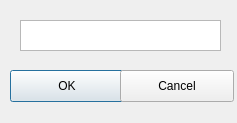
<?xml version="1.0" encoding="UTF-8"?>
<ui version="4.0">
 <class>ConfigureCet</class>
 <widget class="QDialog" name="ConfigureCet">
  <property name="geometry">
   <rect>
    <x>0</x>
    <y>0</y>
    <width>237</width>
    <height>123</height>
   </rect>
  </property>
  <property name="windowTitle">
   <string>Dialog</string>
  </property>
  <widget class="QPlainTextEdit" name="plainTextEdit">
   <property name="geometry">
    <rect>
     <x>20</x>
     <y>20</y>
     <width>201</width>
     <height>31</height>
    </rect>
   </property>
  </widget>
  <widget class="QPushButton" name="pushButton">
   <property name="geometry">
    <rect>
     <x>10</x>
     <y>70</y>
     <width>114</width>
     <height>32</height>
    </rect>
   </property>
   <property name="text">
    <string>OK</string>
   </property>
  </widget>
  <widget class="QPushButton" name="pushButton_2">
   <property name="geometry">
    <rect>
     <x>120</x>
     <y>70</y>
     <width>114</width>
     <height>32</height>
    </rect>
   </property>
   <property name="text">
    <string>Cancel</string>
   </property>
  </widget>
 </widget>
 <resources/>
 <connections>
  <connection>
   <sender>pushButton</sender>
   <signal>clicked()</signal>
   <receiver>ConfigureCet</receiver>
   <slot>configureCetSubmitButtonHandler()</slot>
   <hints>
    <hint type="sourcelabel">
     <x>65</x>
     <y>84</y>
    </hint>
    <hint type="destinationlabel">
     <x>69</x>
     <y>105</y>
    </hint>
   </hints>
  </connection>
  <connection>
   <sender>pushButton_2</sender>
   <signal>clicked()</signal>
   <receiver>ConfigureCet</receiver>
   <slot>configureCetCancelButtonHandler()</slot>
   <hints>
    <hint type="sourcelabel">
     <x>190</x>
     <y>82</y>
    </hint>
    <hint type="destinationlabel">
     <x>211</x>
     <y>55</y>
    </hint>
   </hints>
  </connection>
 </connections>
 <slots>
  <slot>configureCetSubmitButtonHandler()</slot>
  <slot>configureCetCancelButtonHandler()</slot>
 </slots>
</ui>
